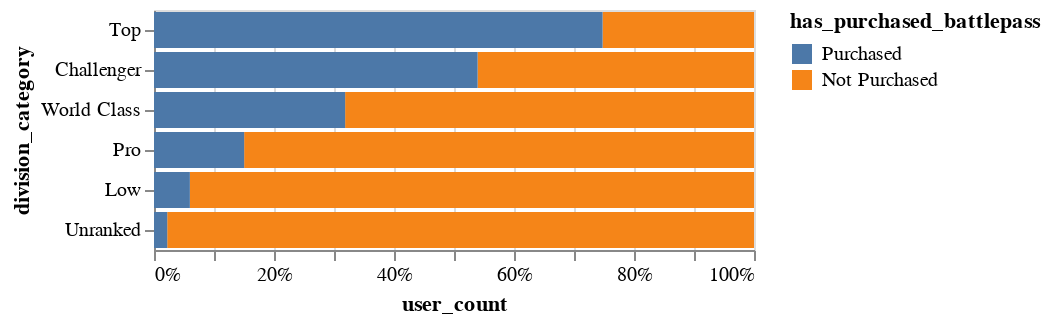

This figure's notebook cell:
### Markdown cell above
## 레전드에서 Color 순서 변경

### Code cell
battlepass_purchase_ap = (
    alt.Chart(sample_data_pdf)
        .encode(
            x=alt.X('user_count:Q').stack('normalize'),
            y=alt.Y('division_category:N')
                .scale(domain=['Top', 'Challenger', 'World Class', 'Pro', 'Low', 'Unranked']),
            color=alt.Color('has_purchased_battlepass:N')
                .sort('descending'),
            order=alt.Order('has_purchased_battlepass:N')
                .sort('descending')
        )
        .mark_bar(tooltip=True)
)
battlepass_purchase_ap

### Figure 1 — Vega-Lite specification as saved in the notebook (floating-point values rounded to 4 significant figures)
{"config": {"view": {"continuousWidth": 300, "continuousHeight": 300}}, "data": {"name": "data-e7b4f384a994214e42b0855969b9a978"}, "mark": {"type": "bar", "tooltip": true}, "encoding": {"color": {"field": "has_purchased_battlepass", "sort": "descending", "type": "nominal"}, "order": {"field": "has_purchased_battlepass", "sort": "descending", "type": "nominal"}, "x": {"field": "user_count", "stack": "normalize", "type": "quantitative"}, "y": {"field": "division_category", "scale": {"domain": ["Top", "Challenger", "World Class", "Pro", "Low", "Unranked"]}, "type": "nominal"}}, "$schema": "https://vega.github.io/schema/vega-lite/v5.20.1.json", "datasets": {"data-e7b4f384a994214e42b0855969b9a978": [{"division_category": "World Class", "has_purchased_battlepass": "Not Purchased", "user_count": 90658}, {"division_category": "World Class", "has_purchased_battlepass": "Purchased", "user_count": 42381}, {"division_category": "Unranked", "has_purchased_battlepass": "Not Purchased", "user_count": 1272779}, {"division_category": "Unranked", "has_purchased_battlepass": "Purchased", "user_count": 28720}, {"division_category": "Top", "has_purchased_battlepass": "Not Purchased", "user_count": 543}, {"division_category": "Top", "has_purchased_battlepass": "Purchased", "user_count": 1609}, {"division_category": "Pro", "has_purchased_battlepass": "Not Purchased", "user_count": 289588}, {"division_category": "Pro", "has_purchased_battlepass": "Purchased", "user_count": 51206}, {"division_category": "Low", "has_purchased_battlepass": "Not Purchased", "user_count": 209345}, {"division_category": "Low", "has_purchased_battlepass": "Purchased", "user_count": 13313}, {"division_category": "Challenger", "has_purchased_battlepass": "Not Purchased", "user_count": 9040}, {"division_category": "Challenger", "has_purchased_battlepass": "Purchased", "user_count": 10585}]}}
